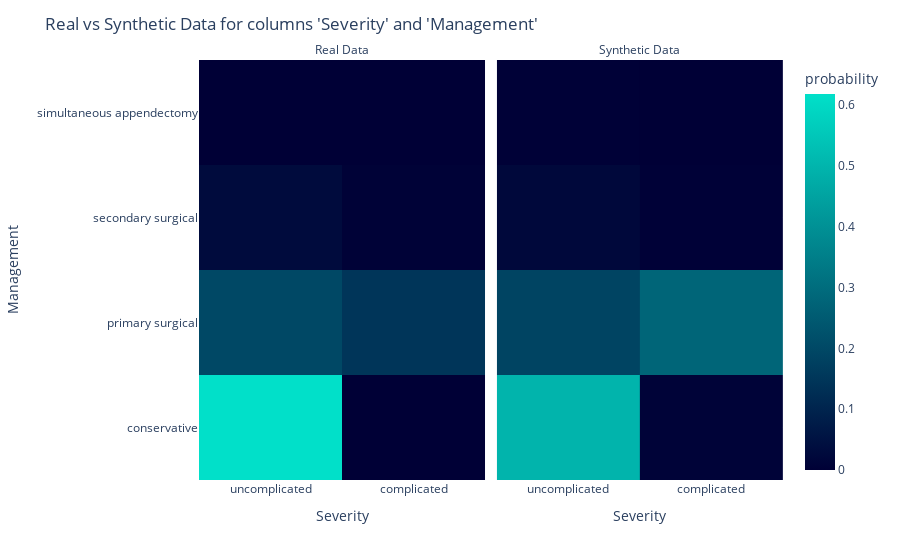
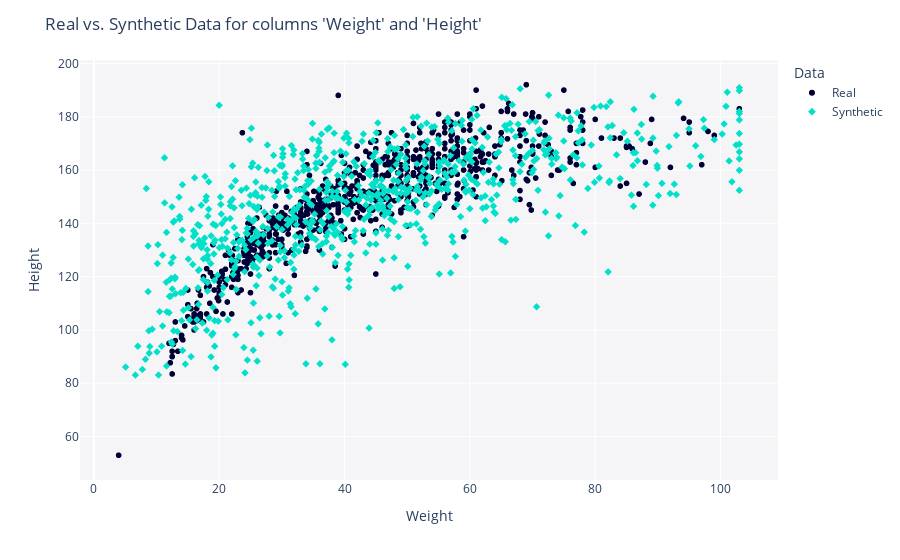

These figures' notebook cell, in order:
### Code cell
# plot two variables:
from sdv.evaluation.single_table import get_column_pair_plot

fig_categorical = get_column_pair_plot(
    real_data=rpad_df,
    synthetic_data=synth_data,
    column_names=['Severity', 'Management'],
    metadata=metadata)
    
fig_categorical.show()
fig_categorical.write_image(file = f"pages/evaluation/{folder_name}/images/Severity_Management_pair_plot.png")

fig_numerical = get_column_pair_plot(
    real_data=rpad_df,
    synthetic_data=synth_data,
    column_names=['Weight', 'Height'],
    metadata=metadata)
    
fig_numerical.show()
fig_numerical.write_image(file = f"pages/evaluation/{folder_name}/images/Weight_Height_pair_plot.png")

### Figure 1 — Plotly figure (JSON) as saved in the notebook; plotly's stock layout.template omitted (floating-point values rounded to 4 significant figures; data arrays with more than 128 entries replaced by an {"elided": "..."} marker saying what was removed)
{"data": [{"coloraxis": "coloraxis", "histnorm": "probability", "hovertemplate": "Data=Real<br>Severity=%{x}<br>Management=%{y}<br>probability=%{z}<extra></extra>", "name": "", "type": "histogram2d", "x": {"elided": "782 str values"}, "xaxis": "x", "xbingroup": "x", "y": {"elided": "782 str values"}, "yaxis": "y", "ybingroup": "y"}, {"coloraxis": "coloraxis", "histnorm": "probability", "hovertemplate": "Data=Synthetic<br>Severity=%{x}<br>Management=%{y}<br>probability=%{z}<extra></extra>", "name": "", "type": "histogram2d", "x": {"elided": "782 str values"}, "xaxis": "x2", "xbingroup": "x", "y": {"elided": "782 str values"}, "yaxis": "y2", "ybingroup": "y"}], "layout": {"annotations": [{"font": {}, "showarrow": false, "text": "Real Data", "x": 0.245, "xanchor": "center", "xref": "paper", "y": 1, "yanchor": "bottom", "yref": "paper"}, {"font": {}, "showarrow": false, "text": "Synthetic Data", "x": 0.755, "xanchor": "center", "xref": "paper", "y": 1, "yanchor": "bottom", "yref": "paper"}], "coloraxis": {"colorbar": {"title": {"text": "probability"}}, "colorscale": [[0, "#000036"], [1, "#01E0C9"]]}, "legend": {"tracegroupgap": 0}, "margin": {"t": 60}, "title": {"text": "Real vs Synthetic Data for columns 'Severity' and 'Management'"}, "xaxis": {"anchor": "y", "domain": [0, 0.49], "title": {"text": "Severity"}}, "xaxis2": {"anchor": "y2", "domain": [0.51, 1], "matches": "x", "title": {"text": "Severity"}}, "yaxis": {"anchor": "x", "domain": [0, 1], "title": {"text": "Management"}}, "yaxis2": {"anchor": "x2", "domain": [0, 1], "matches": "y", "showticklabels": false}}}

### Figure 2 — Plotly figure (JSON) as saved in the notebook; plotly's stock layout.template omitted (floating-point values rounded to 4 significant figures; data arrays with more than 128 entries replaced by an {"elided": "..."} marker saying what was removed)
{"data": [{"hovertemplate": "Data=Real<br>Weight=%{x}<br>Height=%{y}<extra></extra>", "legendgroup": "Real", "marker": {"color": "#000036", "symbol": "circle"}, "mode": "markers", "name": "Real", "showlegend": true, "type": "scattergl", "x": {"elided": "782 float values"}, "xaxis": "x", "y": {"elided": "782 float values"}, "yaxis": "y"}, {"hovertemplate": "Data=Synthetic<br>Weight=%{x}<br>Height=%{y}<extra></extra>", "legendgroup": "Synthetic", "marker": {"color": "#01E0C9", "symbol": "diamond"}, "mode": "markers", "name": "Synthetic", "showlegend": true, "type": "scattergl", "x": {"elided": "782 float values"}, "xaxis": "x", "y": {"elided": "782 float values"}, "yaxis": "y"}], "layout": {"legend": {"title": {"text": "Data"}, "tracegroupgap": 0}, "margin": {"t": 60}, "plot_bgcolor": "#F5F5F8", "title": {"text": "Real vs. Synthetic Data for columns 'Weight' and 'Height'"}, "xaxis": {"anchor": "y", "domain": [0, 1], "title": {"text": "Weight"}}, "yaxis": {"anchor": "x", "domain": [0, 1], "title": {"text": "Height"}}}}
